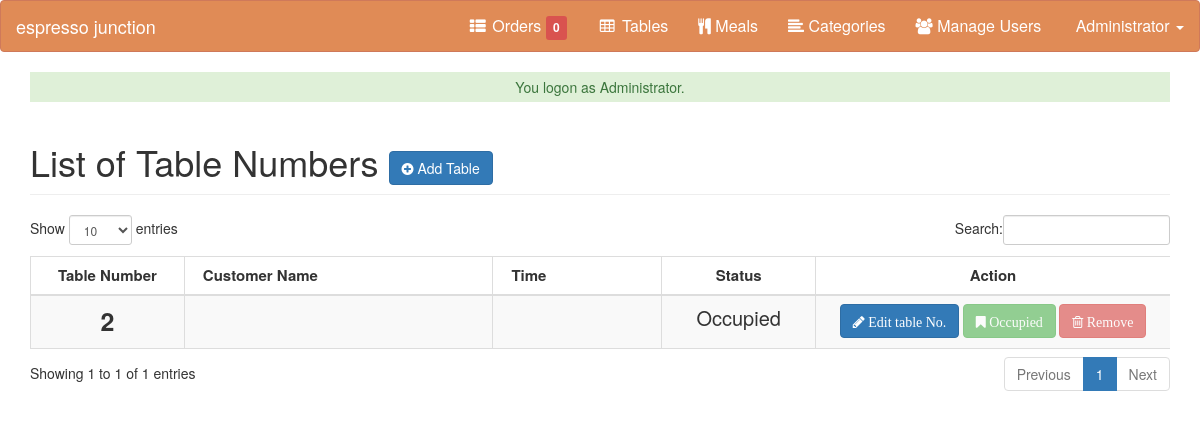
/table/index.php (signed in), run on the app's committed database.
### tables this page shows
CREATE TABLE IF NOT EXISTS `tbltitle` (
  `TItleID` int(11) NOT NULL AUTO_INCREMENT,
  `Title` text NOT NULL,
  `Subtitle` text NOT NULL,
  PRIMARY KEY (`TItleID`)
);

CREATE TABLE IF NOT EXISTS `tbltable` (
  `TABLEID` int(11) NOT NULL AUTO_INCREMENT,
  `TABLENO` int(11) NOT NULL,
  `CUSTOMER` text NOT NULL,
  `RESERVEDDATE` date NOT NULL,
  `RESERVEDTIME` varchar(30) NOT NULL,
  `STATUS` varchar(30) NOT NULL DEFAULT 'Available',
  PRIMARY KEY (`TABLEID`)
);

### table/index.php (called while the page is built, shortened)
<?php
require_once("../include/initialize.php");
require_once ("../theme/templates.php");
?>

### include/database.php (called while the page is built, shortened)
<?php
class Database {
	var $sql_string = '';
	private $conn;
	public function open_connection() {
		$this->conn = mysqli_connect(server,user,pass,database_name);
	}
	function setQuery($sql='') {
		$this->sql_string=$sql;
	}
	function executeQuery() {
		$result = mysqli_query($this->conn,$this->sql_string);
		return $result;
	}
	private function confirm_query($result) {
		return $result;
	}
	function loadResultList( $key='' ) {
		$cur = $this->executeQuery();
		$array = array();
		while ($row = mysqli_fetch_object($cur)) {
			if ($key) {
				$array[$row->$key] = $row;
			} else {
				$array[] = $row;
			}
		}
		return $array;
	}
	function loadSingleResult() {
		$cur = $this->executeQuery();
		while ($row = mysqli_fetch_object($cur)) {
		return $data = $row;
		}
	}
	public function num_rows($result_set) {
		return mysqli_num_rows($result_set);
	}
}
$mydb = new Database();
?>

### include/function.php (called while the page is built, shortened)
<?php
function currentpage(){
		$this_page = $_SERVER['SCRIPT_NAME'];
	    $bits = explode('/',$this_page);
		 return $bits[3];
	}
?>

### table/list.php (the view, shortened to what this page needs)
<div class="row">
      	 <div class="col-lg-12">
           <h1 class="page-header">List of Table Numbers  <a href="controller.php?action=add" class="btn btn-primary btn-s  ">  <i class="fa fa-plus-circle fw-fa"></i> Add Table</a>  </h1>
      		</div>
  		 </div>
 		    <form action="controller.php?action=delete" Method="POST">
		     <div class="table-responsive">
			<table id="dash-table" class="table table-striped table-bordered table-hover"  style="font-size:12px" cellspacing="0">
			  <thead>
			  	<tr>
			  		<th style="font-size: 15px; text-align: center;" width="10%">
			  		 Table Number</th>
			  		 <th style="font-size: 15px;" width="20%">Customer Name</th>
			  		 <th style="font-size: 15px;" width="11%">Time</th>
			  		 <th style="font-size: 15px; text-align: center;" width="10%">Status</th>
			  		 <th style="font-size: 15px; text-align: center;" width="23%">Action</th>
			  	</tr>
			  </thead>
			  <tbody>
			  	<?php
			  		$mydb->setQuery("SELECT * FROM `tbltable` ORDER BY TABLENO ASC");
			  		$cur = $mydb->loadResultList();
					foreach ($cur as $result) {
			  		echo '<tr>';
			  	    if ($result->STATUS=='Reserved') {
			  			$btn = "Cancel";
			  			$reservebtn = "Cancel";
			  			$resdisable = "Disabled";
			  			$titlebtn = "Cancel";
			  			$disable = '';
			  			$time =$result->RESERVEDTIME;
			  			$url ="controller.php?action=reserve&id=".$result->TABLEID;
			  			$customer = $result->CUSTOMER;
			  		}elseif ($result->STATUS=='Occupied') {
			  		    $btn = "Occupied";
			  		    $reservebtn = "Reserve";
			  		    $resdisable = "";
			  			$disable = 'Disabled';
			  	        $customer = "";
			  	        $time ="";
			  	        $url ="";
			  		}
			  			echo '<td style="font-size:25px; text-align:center; font-weight:bold;">' . $result->TABLENO.'</td>';
			  			echo '<td style="font-size:20px;">' . $customer.'</td>';
			  			echo  '<td style="font-size:20px;">'.$time.'</td>';
			  			echo '<td style="font-size:20px; text-align:center;">' . $result->STATUS.'</td>';
			  		echo '<td align="center"><a title="Edit" href="index.php?view=edit&id='.$result->TABLEID.'" class="btn btn-primary btn-s">  <span class="fa fa-pencil fw-fa"> Edit table No.</a>
			  			<a title="'.$reservebtn.'" href="'.$url.'" class="btn btn-success btn-s  click_reserve" '.$disable.'>  <span class="fa fa-bookmark fw-fa"> '.$btn.'</a>
			  		     <a title="Remove" href="controller.php?action=delete&id='.$result->TABLEID.'" class="btn btn-danger btn-s  "'.$disable.''.$resdisable.'>  <span class="fa  fa-trash-o fw-fa " > Remove</a></td>';
			  		echo '</tr>';
			  	}
			  	?>
			  </tbody>
			</table>
			</form>

### theme/templates.php (shortened to what this page needs)
<!DOCTYPE html>
<html lang="en">
<head>
    <link href="<?php echo web_root; ?>css/bootstrap.min.css" rel="stylesheet">
    <link href="<?php echo web_root; ?>css/dataTables.bootstrap.css" rel="stylesheet" type="text/css">
    <link href="<?php echo web_root; ?>css/bootstrap-datetimepicker.min.css" rel="stylesheet" type="text/css">
      <link href="<?php echo web_root; ?>css/bootstrap-timepicker.min.css" rel="stylesheet" type="text/css">
    <link href="<?php echo web_root; ?>font-awesome/css/font-awesome.min.css" rel="stylesheet" type="text/css">
    <link href="<?php echo web_root; ?>css/ekko-lightbox.css" rel="stylesheet">
    <link href="<?php echo web_root; ?>css/jquery.treetable.css" rel="stylesheet">
        <link href="<?php echo web_root; ?>css/jquery.treetable.theme.default.css" rel="stylesheet">
</head>
  <?php
  $query = "SELECT SUM(TOTALPAYMENT) AS 'SALES' FROM `tblpayments`
             WHERE  DATE(TRANSDATE) =CURDATE()";
        $mydb->setQuery($query);
   $query = "SELECT * FROM `tblorders`
             WHERE  STATUS='Pending' GROUP BY ORDERNO ";
        $mydb->setQuery($query);
        $cur = $mydb->executeQuery();
        $maxrow = $mydb->num_rows($cur);
                $sql = "SELECT * FROM `tbltitle` WHERE TItleID=1";
                 $mydb->setQuery($sql);
                $viewTitle = $mydb->loadSingleResult();
?>
<body>
<div id="wrapper">
        <nav class="navbar navbar-pos  " role="navigation">
            <div class="navbar-header">
                <?php
                if ($_SESSION['ADMIN_ROLE']=='Administrator') {
             ?>
                <a class="navbar-brand" href="../changetitle.php"   data-toggle="lightbox" data-title="Change Title"><?php
                echo $viewTitle->Title;;
            ?> </a>
          <?php }else if($_SESSION['ADMIN_ROLE']=='Cashier'){ ?>
                <a class="navbar-brand"><?php
                echo $viewTitle->Title;;
            ?> </a>
        <?php    } ?>
            </div>
            <div class="collapse navbar-collapse navbar-ex1-collapse">
                <ul class="nav navbar-nav top-nav navbar-right ">
<?php
if (isset($_SESSION['ADMIN_ROLE']) && ($_SESSION['ADMIN_ROLE'] == 'Cashier' || $_SESSION['ADMIN_ROLE'] == 'Administrator')) {
    $view = isset($_GET['view']) ? $_GET['view'] : '';
    $maxrow = isset($maxrow) ? $maxrow : 0;
    ?>
    <li class="<?php echo ($view == 'POS' || $view == 'addmeal') ? "active" : false; ?>">
        <a href="<?php echo web_root; ?>orders/index.php?view=POS">
            <i class="fa fa-fw fa-th-list"></i> Orders
            <div id="notif" class="label label-danger"><?php echo $maxrow; ?></div>
        </a>
    </li>
<?php } ?>
<?php if ($_SESSION['ADMIN_ROLE']=='Administrator'  || $_SESSION['ADMIN_ROLE']=='Cashier') { ?>
                    <li class="<?php echo (currentpage() == 'table') ? "active" : false;?>">
                        <a href="<?php echo web_root; ?>table/"><i class="fa fa-fw fa-table"></i> Tables</a>
                    </li>
<?php } ?>
<?php if ($_SESSION['ADMIN_ROLE']=='Administrator'  || $_SESSION['ADMIN_ROLE']=='Cashier') { ?>
                    <li class="<?php echo (currentpage() == 'meals') ? "active" : false;?>">
                        <a href="<?php echo web_root; ?>meals/"><i class="fa fa-cutlery"></i> Meals</a>
                    </li>
                    <li class="<?php echo (currentpage() == 'category') ? "active" : false;?>">
                        <a href="<?php echo web_root; ?>category/"><i class="fa fa-align-left"></i> Categories</a>
                    </li>
<?php } ?>
<?php if ($_SESSION['ADMIN_ROLE']=='Administrator' || $_SESSION['ADMIN_ROLE']=='Admin') {?>
                    <li class="<?php echo (currentpage() == 'user') ? "active" : false;?>">
                        <a href="<?php echo web_root; ?>user/"><i class="fa fa-users"></i> Manage Users</a>
                    </li>
<?php } ?>
  <li class="dropdown">
                    <a href="#" class="dropdown-toggle" data-toggle="dropdown"><i class="fa fa-user-o"></i> <?php echo $_SESSION['ADMIN_FULLNAME']; ?> <b class="caret"></b></a>
                </li>
                </ul>
            </div>
        </nav>
        <div id="page-wrapper">
            <div class="container">
                  <?php require_once $content; ?>
        </div>
    </div>
</body>
</html>

### theme/templates.php (style rules this page uses)
.navbar-pos { background-color: #E08B56; border-color: #CF795A; }
.navbar-pos .navbar-brand { color: #fff; }
.navbar-pos .navbar-nav > li > a { color: #fff; }
.navbar-pos .navbar-collapse, .navbar-pos .navbar-form { border-color: #CF795A; }
.nav { font-size: 16px; }

### data on the page
tbltitle: Title "espresso junction"
tbltable: TABLENO "2", STATUS "Occupied"

### other printed values
$maxrow "0"
$_SESSION['ADMIN_FULLNAME'] "Administrator"
$_SESSION['message'] "You logon as Administrator."
